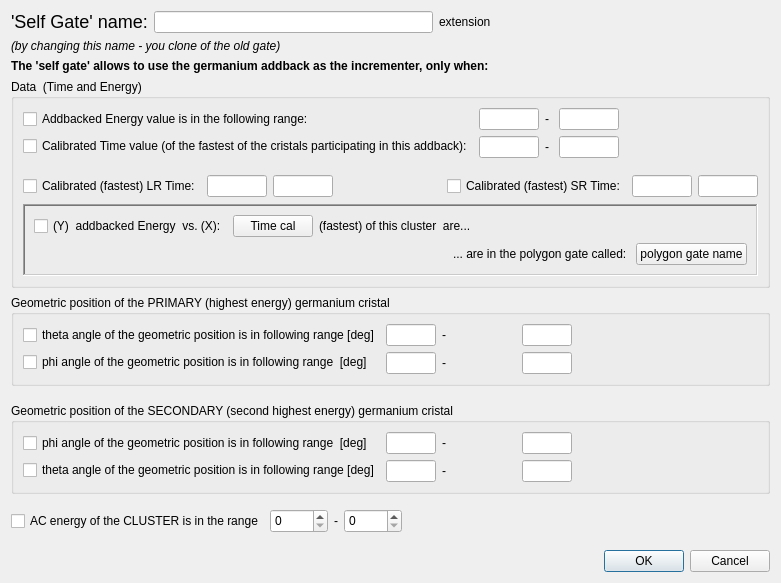
<?xml version="1.0" encoding="UTF-8"?>
<ui version="4.0">
 <class>T4selfgate_geraddback_dlg</class>
 <widget class="QDialog" name="T4selfgate_geraddback_dlg">
  <property name="geometry">
   <rect>
    <x>0</x>
    <y>0</y>
    <width>781</width>
    <height>583</height>
   </rect>
  </property>
  <property name="windowTitle">
   <string>Selfgate for Addback germanium cluster</string>
  </property>
  <layout class="QVBoxLayout" name="verticalLayout_7">
   <item>
    <layout class="QHBoxLayout" name="_5">
     <item>
      <widget class="QLabel" name="textLabel1_2">
       <property name="sizePolicy">
        <sizepolicy hsizetype="Preferred" vsizetype="Maximum">
         <horstretch>0</horstretch>
         <verstretch>0</verstretch>
        </sizepolicy>
       </property>
       <property name="frameShape">
        <enum>QFrame::NoFrame</enum>
       </property>
       <property name="frameShadow">
        <enum>QFrame::Plain</enum>
       </property>
       <property name="text">
        <string>&lt;html&gt;&lt;head/&gt;&lt;body&gt;&lt;p&gt;&lt;span style=&quot; font-size:x-large;&quot;&gt;'Self Gate' name:&lt;/span&gt;&lt;/p&gt;&lt;/body&gt;&lt;/html&gt;</string>
       </property>
       <property name="alignment">
        <set>Qt::AlignVCenter</set>
       </property>
       <property name="wordWrap">
        <bool>false</bool>
       </property>
      </widget>
     </item>
     <item>
      <widget class="QLineEdit" name="lineEdit_name">
       <property name="maximumSize">
        <size>
         <width>500</width>
         <height>16777215</height>
        </size>
       </property>
       <property name="alignment">
        <set>Qt::AlignRight|Qt::AlignTrailing|Qt::AlignVCenter</set>
       </property>
      </widget>
     </item>
     <item>
      <widget class="QLabel" name="label_extension">
       <property name="text">
        <string>extension</string>
       </property>
      </widget>
     </item>
     <item>
      <spacer name="horizontalSpacer">
       <property name="orientation">
        <enum>Qt::Horizontal</enum>
       </property>
       <property name="sizeHint" stdset="0">
        <size>
         <width>40</width>
         <height>20</height>
        </size>
       </property>
      </spacer>
     </item>
    </layout>
   </item>
   <item>
    <widget class="QLabel" name="textLabel2">
     <property name="text">
      <string>&lt;i&gt;(by changing this name - you clone of the old gate)&lt;/i&gt;</string>
     </property>
     <property name="alignment">
      <set>Qt::AlignVCenter</set>
     </property>
     <property name="wordWrap">
      <bool>false</bool>
     </property>
    </widget>
   </item>
   <item>
    <spacer name="spacer9">
     <property name="orientation">
      <enum>Qt::Vertical</enum>
     </property>
     <property name="sizeType">
      <enum>QSizePolicy::Expanding</enum>
     </property>
     <property name="sizeHint" stdset="0">
      <size>
       <width>21</width>
       <height>0</height>
      </size>
     </property>
    </spacer>
   </item>
   <item>
    <widget class="QLabel" name="textLabel_invocation">
     <property name="text">
      <string>&lt;b&gt;The 'self gate' allows to use the germanium addback as the incrementer, only when:&lt;/b&gt;</string>
     </property>
     <property name="alignment">
      <set>Qt::AlignVCenter</set>
     </property>
     <property name="wordWrap">
      <bool>false</bool>
     </property>
    </widget>
   </item>
   <item>
    <spacer name="verticalSpacer_5">
     <property name="orientation">
      <enum>Qt::Vertical</enum>
     </property>
     <property name="sizeHint" stdset="0">
      <size>
       <width>20</width>
       <height>0</height>
      </size>
     </property>
    </spacer>
   </item>
   <item>
    <widget class="QGroupBox" name="groupBox_3">
     <property name="title">
      <string>Data  (Time and Energy)</string>
     </property>
     <layout class="QVBoxLayout" name="verticalLayout_6">
      <item>
       <layout class="QHBoxLayout" name="_9">
        <item>
         <layout class="QVBoxLayout" name="_10">
          <item>
           <widget class="QCheckBox" name="checkBox_en4">
            <property name="text">
             <string>Addbacked Energy value is in the following range:</string>
            </property>
           </widget>
          </item>
          <item>
           <widget class="QCheckBox" name="checkBox_time">
            <property name="text">
             <string>Calibrated Time value (of the fastest of the cristals participating in this addback):</string>
            </property>
           </widget>
          </item>
         </layout>
        </item>
        <item>
         <layout class="QGridLayout" name="_11">
          <item row="0" column="0">
           <layout class="QVBoxLayout" name="_12">
            <item>
             <widget class="QLineEdit" name="lineEdit_energy4_low">
              <property name="maximumSize">
               <size>
                <width>60</width>
                <height>32767</height>
               </size>
              </property>
             </widget>
            </item>
            <item>
             <widget class="QLineEdit" name="lineEdit_time_low">
              <property name="sizePolicy">
               <sizepolicy hsizetype="Maximum" vsizetype="Fixed">
                <horstretch>0</horstretch>
                <verstretch>0</verstretch>
               </sizepolicy>
              </property>
              <property name="maximumSize">
               <size>
                <width>60</width>
                <height>32767</height>
               </size>
              </property>
             </widget>
            </item>
           </layout>
          </item>
          <item row="0" column="2">
           <layout class="QVBoxLayout" name="_13">
            <item>
             <widget class="QLineEdit" name="lineEdit_energy4_high">
              <property name="enabled">
               <bool>true</bool>
              </property>
              <property name="maximumSize">
               <size>
                <width>60</width>
                <height>32767</height>
               </size>
              </property>
             </widget>
            </item>
            <item>
             <widget class="QLineEdit" name="lineEdit_time_high">
              <property name="sizePolicy">
               <sizepolicy hsizetype="Preferred" vsizetype="Fixed">
                <horstretch>0</horstretch>
                <verstretch>0</verstretch>
               </sizepolicy>
              </property>
              <property name="maximumSize">
               <size>
                <width>60</width>
                <height>32767</height>
               </size>
              </property>
             </widget>
            </item>
           </layout>
          </item>
          <item row="0" column="1">
           <layout class="QVBoxLayout" name="_14">
            <item>
             <widget class="QLabel" name="textLabel1_2_3_4">
              <property name="text">
               <string>-</string>
              </property>
              <property name="wordWrap">
               <bool>false</bool>
              </property>
             </widget>
            </item>
            <item>
             <widget class="QLabel" name="textLabel1_2_3">
              <property name="text">
               <string>-</string>
              </property>
              <property name="wordWrap">
               <bool>false</bool>
              </property>
             </widget>
            </item>
           </layout>
          </item>
         </layout>
        </item>
        <item>
         <spacer name="spacer14">
          <property name="orientation">
           <enum>Qt::Horizontal</enum>
          </property>
          <property name="sizeType">
           <enum>QSizePolicy::Expanding</enum>
          </property>
          <property name="sizeHint" stdset="0">
           <size>
            <width>51</width>
            <height>21</height>
           </size>
          </property>
         </spacer>
        </item>
       </layout>
      </item>
      <item>
       <spacer name="verticalSpacer_4">
        <property name="orientation">
         <enum>Qt::Vertical</enum>
        </property>
        <property name="sizeHint" stdset="0">
         <size>
          <width>20</width>
          <height>11</height>
         </size>
        </property>
       </spacer>
      </item>
      <item>
       <layout class="QHBoxLayout" name="_6">
        <item>
         <layout class="QHBoxLayout" name="_7">
          <item>
           <widget class="QCheckBox" name="checkBox_LR_time">
            <property name="text">
             <string>Calibrated (fastest) LR Time:</string>
            </property>
           </widget>
          </item>
          <item>
           <widget class="QLineEdit" name="lineEdit_LR_time_low">
            <property name="sizePolicy">
             <sizepolicy hsizetype="Maximum" vsizetype="Fixed">
              <horstretch>0</horstretch>
              <verstretch>0</verstretch>
             </sizepolicy>
            </property>
            <property name="maximumSize">
             <size>
              <width>60</width>
              <height>32767</height>
             </size>
            </property>
           </widget>
          </item>
          <item>
           <widget class="QLineEdit" name="lineEdit_LR_time_high">
            <property name="sizePolicy">
             <sizepolicy hsizetype="Preferred" vsizetype="Fixed">
              <horstretch>0</horstretch>
              <verstretch>0</verstretch>
             </sizepolicy>
            </property>
            <property name="maximumSize">
             <size>
              <width>60</width>
              <height>32767</height>
             </size>
            </property>
           </widget>
          </item>
         </layout>
        </item>
        <item>
         <spacer name="spacer16">
          <property name="orientation">
           <enum>Qt::Horizontal</enum>
          </property>
          <property name="sizeType">
           <enum>QSizePolicy::Expanding</enum>
          </property>
          <property name="sizeHint" stdset="0">
           <size>
            <width>31</width>
            <height>21</height>
           </size>
          </property>
         </spacer>
        </item>
        <item>
         <layout class="QHBoxLayout" name="_8">
          <item>
           <widget class="QCheckBox" name="checkBox_SR_time">
            <property name="text">
             <string>Calibrated (fastest) SR Time:</string>
            </property>
           </widget>
          </item>
          <item>
           <widget class="QLineEdit" name="lineEdit_SR_time_low">
            <property name="sizePolicy">
             <sizepolicy hsizetype="Maximum" vsizetype="Fixed">
              <horstretch>0</horstretch>
              <verstretch>0</verstretch>
             </sizepolicy>
            </property>
            <property name="maximumSize">
             <size>
              <width>60</width>
              <height>32767</height>
             </size>
            </property>
           </widget>
          </item>
          <item>
           <widget class="QLineEdit" name="lineEdit_SR_time_high">
            <property name="sizePolicy">
             <sizepolicy hsizetype="Preferred" vsizetype="Fixed">
              <horstretch>0</horstretch>
              <verstretch>0</verstretch>
             </sizepolicy>
            </property>
            <property name="maximumSize">
             <size>
              <width>60</width>
              <height>32767</height>
             </size>
            </property>
           </widget>
          </item>
         </layout>
        </item>
       </layout>
      </item>
      <item>
       <spacer name="spacer20">
        <property name="orientation">
         <enum>Qt::Vertical</enum>
        </property>
        <property name="sizeType">
         <enum>QSizePolicy::Expanding</enum>
        </property>
        <property name="sizeHint" stdset="0">
         <size>
          <width>21</width>
          <height>1</height>
         </size>
        </property>
       </spacer>
      </item>
      <item>
       <widget class="QFrame" name="frame_banana">
        <property name="frameShape">
         <enum>QFrame::WinPanel</enum>
        </property>
        <property name="frameShadow">
         <enum>QFrame::Sunken</enum>
        </property>
        <layout class="QVBoxLayout" name="verticalLayout_5">
         <item>
          <layout class="QHBoxLayout" name="_15">
           <item>
            <widget class="QCheckBox" name="checkBox_en_tim_banana">
             <property name="text">
              <string>(Y)  addbacked Energy  vs. (X):</string>
             </property>
            </widget>
           </item>
           <item>
            <widget class="QPushButton" name="push_time_chooser">
             <property name="text">
              <string>Time cal</string>
             </property>
            </widget>
           </item>
           <item>
            <widget class="QLabel" name="textLabel1">
             <property name="text">
              <string>(fastest) of this cluster  are...</string>
             </property>
             <property name="wordWrap">
              <bool>false</bool>
             </property>
            </widget>
           </item>
           <item>
            <spacer name="spacer11_2">
             <property name="orientation">
              <enum>Qt::Horizontal</enum>
             </property>
             <property name="sizeType">
              <enum>QSizePolicy::Expanding</enum>
             </property>
             <property name="sizeHint" stdset="0">
              <size>
               <width>140</width>
               <height>21</height>
              </size>
             </property>
            </spacer>
           </item>
          </layout>
         </item>
         <item>
          <layout class="QHBoxLayout" name="_16">
           <item>
            <spacer name="spacer10">
             <property name="orientation">
              <enum>Qt::Horizontal</enum>
             </property>
             <property name="sizeType">
              <enum>QSizePolicy::Expanding</enum>
             </property>
             <property name="sizeHint" stdset="0">
              <size>
               <width>111</width>
               <height>20</height>
              </size>
             </property>
            </spacer>
           </item>
           <item>
            <widget class="QLabel" name="label_2">
             <property name="text">
              <string>... are in the polygon gate called: </string>
             </property>
            </widget>
           </item>
           <item>
            <widget class="QPushButton" name="push_banana">
             <property name="text">
              <string>polygon gate name</string>
             </property>
            </widget>
           </item>
          </layout>
         </item>
        </layout>
       </widget>
      </item>
     </layout>
    </widget>
   </item>
   <item>
    <spacer name="spacer7">
     <property name="orientation">
      <enum>Qt::Vertical</enum>
     </property>
     <property name="sizeType">
      <enum>QSizePolicy::Expanding</enum>
     </property>
     <property name="sizeHint" stdset="0">
      <size>
       <width>31</width>
       <height>2</height>
      </size>
     </property>
    </spacer>
   </item>
   <item>
    <widget class="QGroupBox" name="groupBox">
     <property name="title">
      <string>Geometric position of the PRIMARY (highest energy) germanium cristal</string>
     </property>
     <property name="flat">
      <bool>false</bool>
     </property>
     <property name="checkable">
      <bool>false</bool>
     </property>
     <layout class="QHBoxLayout" name="horizontalLayout">
      <item>
       <layout class="QVBoxLayout" name="verticalLayout">
        <item>
         <widget class="QCheckBox" name="checkBox_geom_theta">
          <property name="text">
           <string>theta angle of the geometric position is in following range [deg]</string>
          </property>
         </widget>
        </item>
        <item>
         <widget class="QCheckBox" name="checkBox_geom_phi">
          <property name="text">
           <string>phi angle of the geometric position is in following range  [deg]</string>
          </property>
         </widget>
        </item>
       </layout>
      </item>
      <item>
       <layout class="QVBoxLayout" name="verticalLayout_4">
        <item>
         <layout class="QHBoxLayout" name="_4">
          <item>
           <widget class="QLineEdit" name="lineEdit_geom_theta_low">
            <property name="sizePolicy">
             <sizepolicy hsizetype="Preferred" vsizetype="Fixed">
              <horstretch>0</horstretch>
              <verstretch>0</verstretch>
             </sizepolicy>
            </property>
            <property name="maximumSize">
             <size>
              <width>50</width>
              <height>32767</height>
             </size>
            </property>
           </widget>
          </item>
          <item>
           <widget class="QLabel" name="textLabel1_2_3_2">
            <property name="text">
             <string>-</string>
            </property>
            <property name="wordWrap">
             <bool>false</bool>
            </property>
           </widget>
          </item>
          <item>
           <widget class="QLineEdit" name="lineEdit_geom_theta_high">
            <property name="maximumSize">
             <size>
              <width>50</width>
              <height>32767</height>
             </size>
            </property>
           </widget>
          </item>
         </layout>
        </item>
        <item>
         <layout class="QHBoxLayout" name="_3">
          <item>
           <widget class="QLineEdit" name="lineEdit_geom_phi_low">
            <property name="maximumSize">
             <size>
              <width>50</width>
              <height>32767</height>
             </size>
            </property>
           </widget>
          </item>
          <item>
           <widget class="QLabel" name="textLabel1_2_3_2_2">
            <property name="text">
             <string>-</string>
            </property>
            <property name="wordWrap">
             <bool>false</bool>
            </property>
           </widget>
          </item>
          <item>
           <widget class="QLineEdit" name="lineEdit_geom_phi_high">
            <property name="maximumSize">
             <size>
              <width>50</width>
              <height>32767</height>
             </size>
            </property>
           </widget>
          </item>
         </layout>
        </item>
       </layout>
      </item>
      <item>
       <spacer name="spacer12">
        <property name="orientation">
         <enum>Qt::Horizontal</enum>
        </property>
        <property name="sizeType">
         <enum>QSizePolicy::Expanding</enum>
        </property>
        <property name="sizeHint" stdset="0">
         <size>
          <width>147</width>
          <height>20</height>
         </size>
        </property>
       </spacer>
      </item>
     </layout>
    </widget>
   </item>
   <item>
    <spacer name="verticalSpacer">
     <property name="orientation">
      <enum>Qt::Vertical</enum>
     </property>
     <property name="sizeHint" stdset="0">
      <size>
       <width>20</width>
       <height>11</height>
      </size>
     </property>
    </spacer>
   </item>
   <item>
    <widget class="QGroupBox" name="groupBox_2">
     <property name="title">
      <string>Geometric position of the SECONDARY (second highest energy) germanium cristal</string>
     </property>
     <layout class="QGridLayout" name="gridLayout">
      <item row="0" column="0">
       <layout class="QVBoxLayout" name="verticalLayout_2">
        <item>
         <widget class="QCheckBox" name="checkBox_geom_phi_secondary">
          <property name="text">
           <string>phi angle of the geometric position is in following range  [deg]</string>
          </property>
         </widget>
        </item>
        <item>
         <widget class="QCheckBox" name="checkBox_geom_theta_secondary">
          <property name="text">
           <string>theta angle of the geometric position is in following range [deg]</string>
          </property>
         </widget>
        </item>
       </layout>
      </item>
      <item row="0" column="1">
       <layout class="QVBoxLayout" name="verticalLayout_3">
        <item>
         <layout class="QHBoxLayout" name="_18">
          <item>
           <widget class="QLineEdit" name="lineEdit_geom_phi_low_secondary">
            <property name="maximumSize">
             <size>
              <width>50</width>
              <height>32767</height>
             </size>
            </property>
           </widget>
          </item>
          <item>
           <widget class="QLabel" name="textLabel1_2_3_2_2_2">
            <property name="text">
             <string>-</string>
            </property>
            <property name="wordWrap">
             <bool>false</bool>
            </property>
           </widget>
          </item>
          <item>
           <widget class="QLineEdit" name="lineEdit_geom_phi_high_secondary">
            <property name="maximumSize">
             <size>
              <width>50</width>
              <height>32767</height>
             </size>
            </property>
           </widget>
          </item>
         </layout>
        </item>
        <item>
         <layout class="QHBoxLayout" name="_19">
          <item>
           <widget class="QLineEdit" name="lineEdit_geom_theta_low_secondary">
            <property name="sizePolicy">
             <sizepolicy hsizetype="Preferred" vsizetype="Fixed">
              <horstretch>0</horstretch>
              <verstretch>0</verstretch>
             </sizepolicy>
            </property>
            <property name="maximumSize">
             <size>
              <width>50</width>
              <height>32767</height>
             </size>
            </property>
           </widget>
          </item>
          <item>
           <widget class="QLabel" name="textLabel1_2_3_2_3">
            <property name="text">
             <string>-</string>
            </property>
            <property name="wordWrap">
             <bool>false</bool>
            </property>
           </widget>
          </item>
          <item>
           <widget class="QLineEdit" name="lineEdit_geom_theta_high_secondary">
            <property name="maximumSize">
             <size>
              <width>50</width>
              <height>32767</height>
             </size>
            </property>
           </widget>
          </item>
         </layout>
        </item>
       </layout>
      </item>
      <item row="0" column="2">
       <spacer name="spacer12_2">
        <property name="orientation">
         <enum>Qt::Horizontal</enum>
        </property>
        <property name="sizeType">
         <enum>QSizePolicy::Expanding</enum>
        </property>
        <property name="sizeHint" stdset="0">
         <size>
          <width>147</width>
          <height>17</height>
         </size>
        </property>
       </spacer>
      </item>
     </layout>
    </widget>
   </item>
   <item>
    <spacer name="verticalSpacer_2">
     <property name="orientation">
      <enum>Qt::Vertical</enum>
     </property>
     <property name="sizeHint" stdset="0">
      <size>
       <width>20</width>
       <height>10</height>
      </size>
     </property>
    </spacer>
   </item>
   <item>
    <layout class="QHBoxLayout">
     <item>
      <widget class="QCheckBox" name="checkBox_AC">
       <property name="enabled">
        <bool>true</bool>
       </property>
       <property name="text">
        <string>AC energy of the CLUSTER is in the range</string>
       </property>
      </widget>
     </item>
     <item>
      <widget class="QSpinBox" name="spinBox_AC_low">
       <property name="minimumSize">
        <size>
         <width>58</width>
         <height>24</height>
        </size>
       </property>
       <property name="maximum">
        <number>8192</number>
       </property>
       <property name="value">
        <number>0</number>
       </property>
      </widget>
     </item>
     <item>
      <widget class="QLabel" name="textLabel1_2_3_4_2">
       <property name="text">
        <string>-</string>
       </property>
       <property name="wordWrap">
        <bool>false</bool>
       </property>
      </widget>
     </item>
     <item>
      <widget class="QSpinBox" name="spinBox_AC_high">
       <property name="minimumSize">
        <size>
         <width>58</width>
         <height>24</height>
        </size>
       </property>
       <property name="maximum">
        <number>8191</number>
       </property>
       <property name="value">
        <number>0</number>
       </property>
      </widget>
     </item>
     <item>
      <spacer name="spacer11">
       <property name="orientation">
        <enum>Qt::Horizontal</enum>
       </property>
       <property name="sizeType">
        <enum>QSizePolicy::Expanding</enum>
       </property>
       <property name="sizeHint" stdset="0">
        <size>
         <width>180</width>
         <height>21</height>
        </size>
       </property>
      </spacer>
     </item>
    </layout>
   </item>
   <item>
    <spacer name="verticalSpacer_3">
     <property name="orientation">
      <enum>Qt::Vertical</enum>
     </property>
     <property name="sizeHint" stdset="0">
      <size>
       <width>20</width>
       <height>11</height>
      </size>
     </property>
    </spacer>
   </item>
   <item>
    <widget class="QDialogButtonBox" name="buttonBox">
     <property name="orientation">
      <enum>Qt::Horizontal</enum>
     </property>
     <property name="standardButtons">
      <set>QDialogButtonBox::Cancel|QDialogButtonBox::Ok</set>
     </property>
    </widget>
   </item>
  </layout>
 </widget>
 <resources/>
 <connections>
  <connection>
   <sender>buttonBox</sender>
   <signal>accepted()</signal>
   <receiver>T4selfgate_geraddback_dlg</receiver>
   <slot>accept()</slot>
   <hints>
    <hint type="sourcelabel">
     <x>222</x>
     <y>542</y>
    </hint>
    <hint type="destinationlabel">
     <x>157</x>
     <y>274</y>
    </hint>
   </hints>
  </connection>
  <connection>
   <sender>buttonBox</sender>
   <signal>rejected()</signal>
   <receiver>T4selfgate_geraddback_dlg</receiver>
   <slot>reject()</slot>
   <hints>
    <hint type="sourcelabel">
     <x>290</x>
     <y>548</y>
    </hint>
    <hint type="destinationlabel">
     <x>286</x>
     <y>274</y>
    </hint>
   </hints>
  </connection>
 </connections>
</ui>
